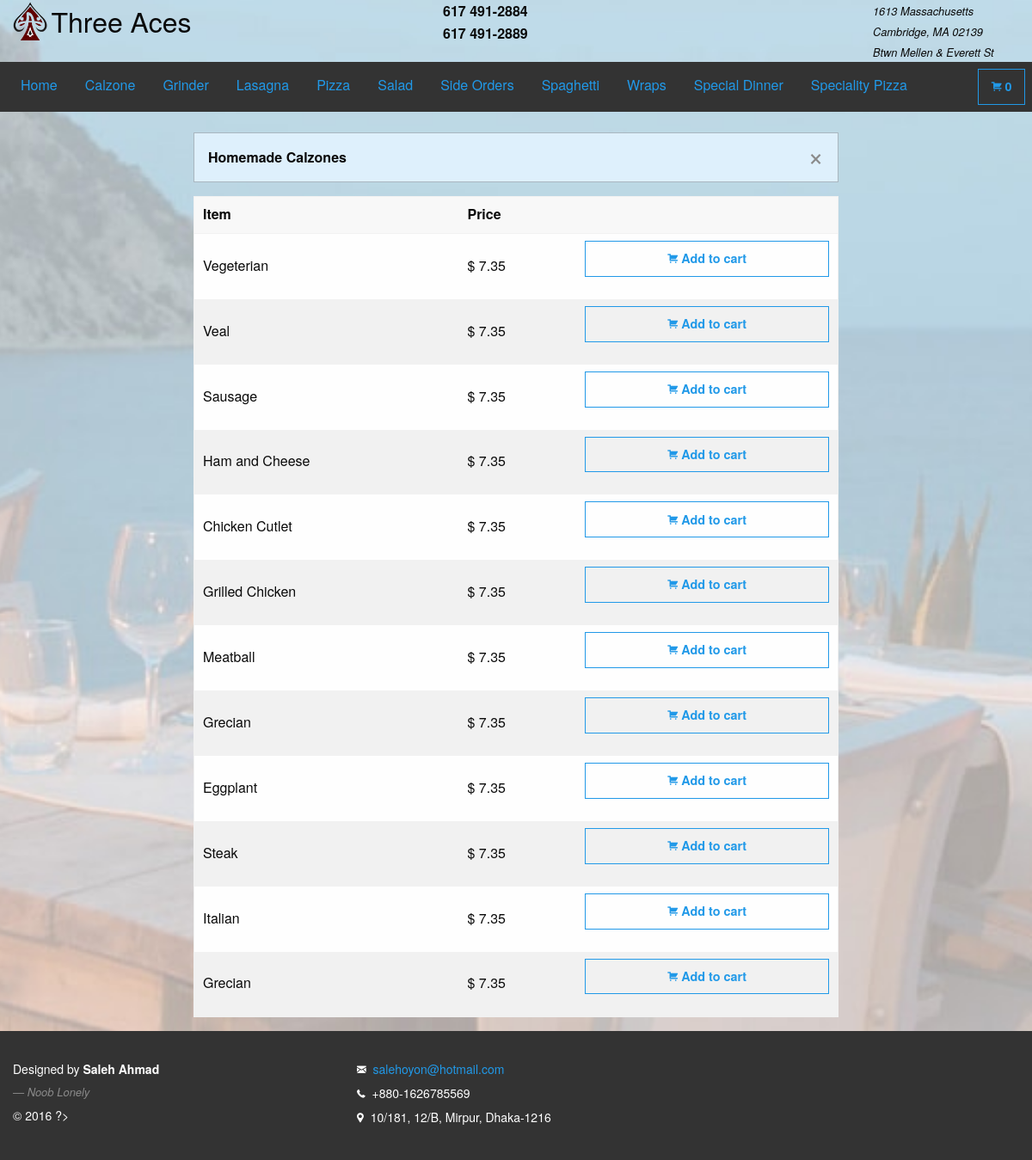
/calzone.php, run on the app's committed database.
### tables this page shows
CREATE TABLE `calzone` (
  `id` bigint(22) NOT NULL COMMENT 'Calzone ID',
  `name` text NOT NULL COMMENT 'Calzone Name',
  `price` decimal(10,2) NOT NULL COMMENT 'Calzone Price'
);

### model/db.php (called while the page is built, shortened)
<?php
function calzone()
{
    $conn        = db_conn();
    $selectQuery = 'SELECT * FROM `calzone`';
    try{
        $stmt = $conn->query($selectQuery);
    }catch(PDOException $e){
        handle_sql_errors($selectQuery, $e->getMessage());
    }
    $row = $stmt->fetchAll(PDO::FETCH_ASSOC);
    return $row;
}

### controller/dataCollector.php (called while the page is built, shortened)
<?php
require_once 'model/db.php';
function getCalzones()
{
    $row = calzone();
    return $row;
}

### calzone.php (the view, shortened to what this page needs)
<?php
require_once 'controller/dataCollector.php';
$row = getCalzones();
?>
<!doctype html>
<html class="no-js" lang="en">
    <head>
        <?php require_once 'includes/head.php'; ?>
    </head>
    <body>
        <div class="cover-image"></div>
        <div id="wrap">
            <main>
                <header>
                    <?php include_once 'includes/upperHeader.php';?>
                    <nav id="fixed-top-nav-sec">
                        <?php require_once 'includes/navbar.php'; ?>
                    </nav>
                </header>
                <br/>
                <section>
                    <div class="small-12 columns">
                        <?php if(!count($row)): ?>
                            <div class="row">
                                <h3>No Data Found.</h3>
                            </div>
                        <?php else: ?>
                        <div class="small-8 small-centered columns">
                            <div class="panel callout primary" data-closable>
                                <strong>Homemade Calzones</strong>
                                <button class="close-button" aria-label="Dismiss alert" type="button" data-close>
                                    <span aria-hidden="true">&times;</span>
                                </button>
                            </div>
                            <table style="width: 100%">
                                <thead>
                                <tr>
                                    <th>Item</th>
                                    <th>Price</th>
                                    <th></th>
                                </tr>
                                </thead>
                                <tbody>
                                <?php foreach($row as $r): ?>
                                    <tr data-id ="<?= htmlentities(stripcslashes($r['id']), ENT_QUOTES, 'UTF-8'); ?>" data-type="Calzone">
                                        <td><?= htmlentities(stripcslashes($r['name']), ENT_QUOTES, 'UTF-8'); ?></td>
                                        <td> $ <?= htmlentities(stripcslashes($r['price']), ENT_QUOTES, 'UTF-8'); ?></td>
                                        <td>
                                            <button type="button" class="button hollow primary expanded item">
                                                <i class="fi-shopping-cart"></i>
                                                <strong>Add to cart</strong>
                                            </button>
                                        </td>
                                    </tr>
                                <?php endforeach; ?>
                                </tbody>
                            </table>
                            <?php endif; ?>
                        </div>
                    </div>
                </section>
            </main>
        </div>
        <footer>
            <?php include_once 'includes/footer.php';?>
        </footer>
    </body>
</html>

### css/main.css (style rules this page uses)
html { color: #222; font-size: 1em; line-height: 1.4; }
.cover-image { position: fixed; top: 0; left: 0; right: 0; z-index: -1; top:0; background: url("../img/back-image.jpg") bottom no-repeat fixed; background-size: cover; height: 100%; }
#wrap { min-height: 100%; }
main { overflow:auto; padding-bottom: 150px; }
footer { background: #333; color:#fff; position: relative; margin-top: -150px; clear:both; padding: 30px 0; height: 150px; font-size: 14px; line-height: 2 }
body { scrollbar-face-color: #def0fc; scrollbar-shadow-color: #99B0BD; scrollbar-arrow-color: #686F73; scrollbar-track-color: #EFF0F5; }

### data on the page
calzone: name "Vegeterian", price "7.35"
calzone: name "Veal", price "7.35"
calzone: name "Sausage", price "7.35"
calzone: name "Ham and Cheese", price "7.35"
calzone: name "Chicken Cutlet", price "7.35"
calzone: name "Grilled Chicken", price "7.35"
calzone: name "Meatball", price "7.35"
calzone: name "Grecian", price "7.35"
calzone: name "Eggplant", price "7.35"
calzone: name "Steak", price "7.35"
calzone: name "Italian", price "7.35"
calzone: name "Grecian", price "7.35"
